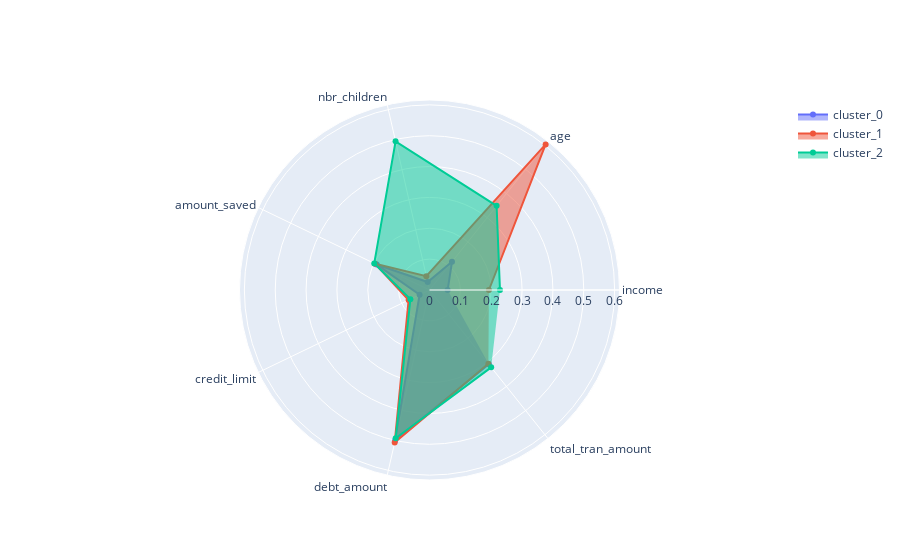

Here is the notebook cell this chart was saved with:
### Code cell
plot_radar_chart(demo_account_plot)

### Figure 1 — Plotly figure (JSON) as saved in the notebook; plotly's stock layout.template omitted (floating-point values rounded to 4 significant figures)
{"data": [{"fill": "toself", "name": "cluster_0", "r": [0.05879, 0.1168, 0.02656, 0.19, 0.03562, 0.4999, 0.308], "theta": ["income", "age", "nbr_children", "amount_saved", "credit_limit", "debt_amount", "total_tran_amount"], "type": "scatterpolar"}, {"fill": "toself", "name": "cluster_1", "r": [0.1926, 0.6036, 0.04611, 0.1955, 0.0752, 0.5072, 0.3061], "theta": ["income", "age", "nbr_children", "amount_saved", "credit_limit", "debt_amount", "total_tran_amount"], "type": "scatterpolar"}, {"fill": "toself", "name": "cluster_2", "r": [0.2284, 0.3488, 0.4942, 0.1988, 0.06879, 0.4927, 0.3206], "theta": ["income", "age", "nbr_children", "amount_saved", "credit_limit", "debt_amount", "total_tran_amount"], "type": "scatterpolar"}], "layout": {"polar": {"radialaxis": {"visible": true}}, "showlegend": true}}
